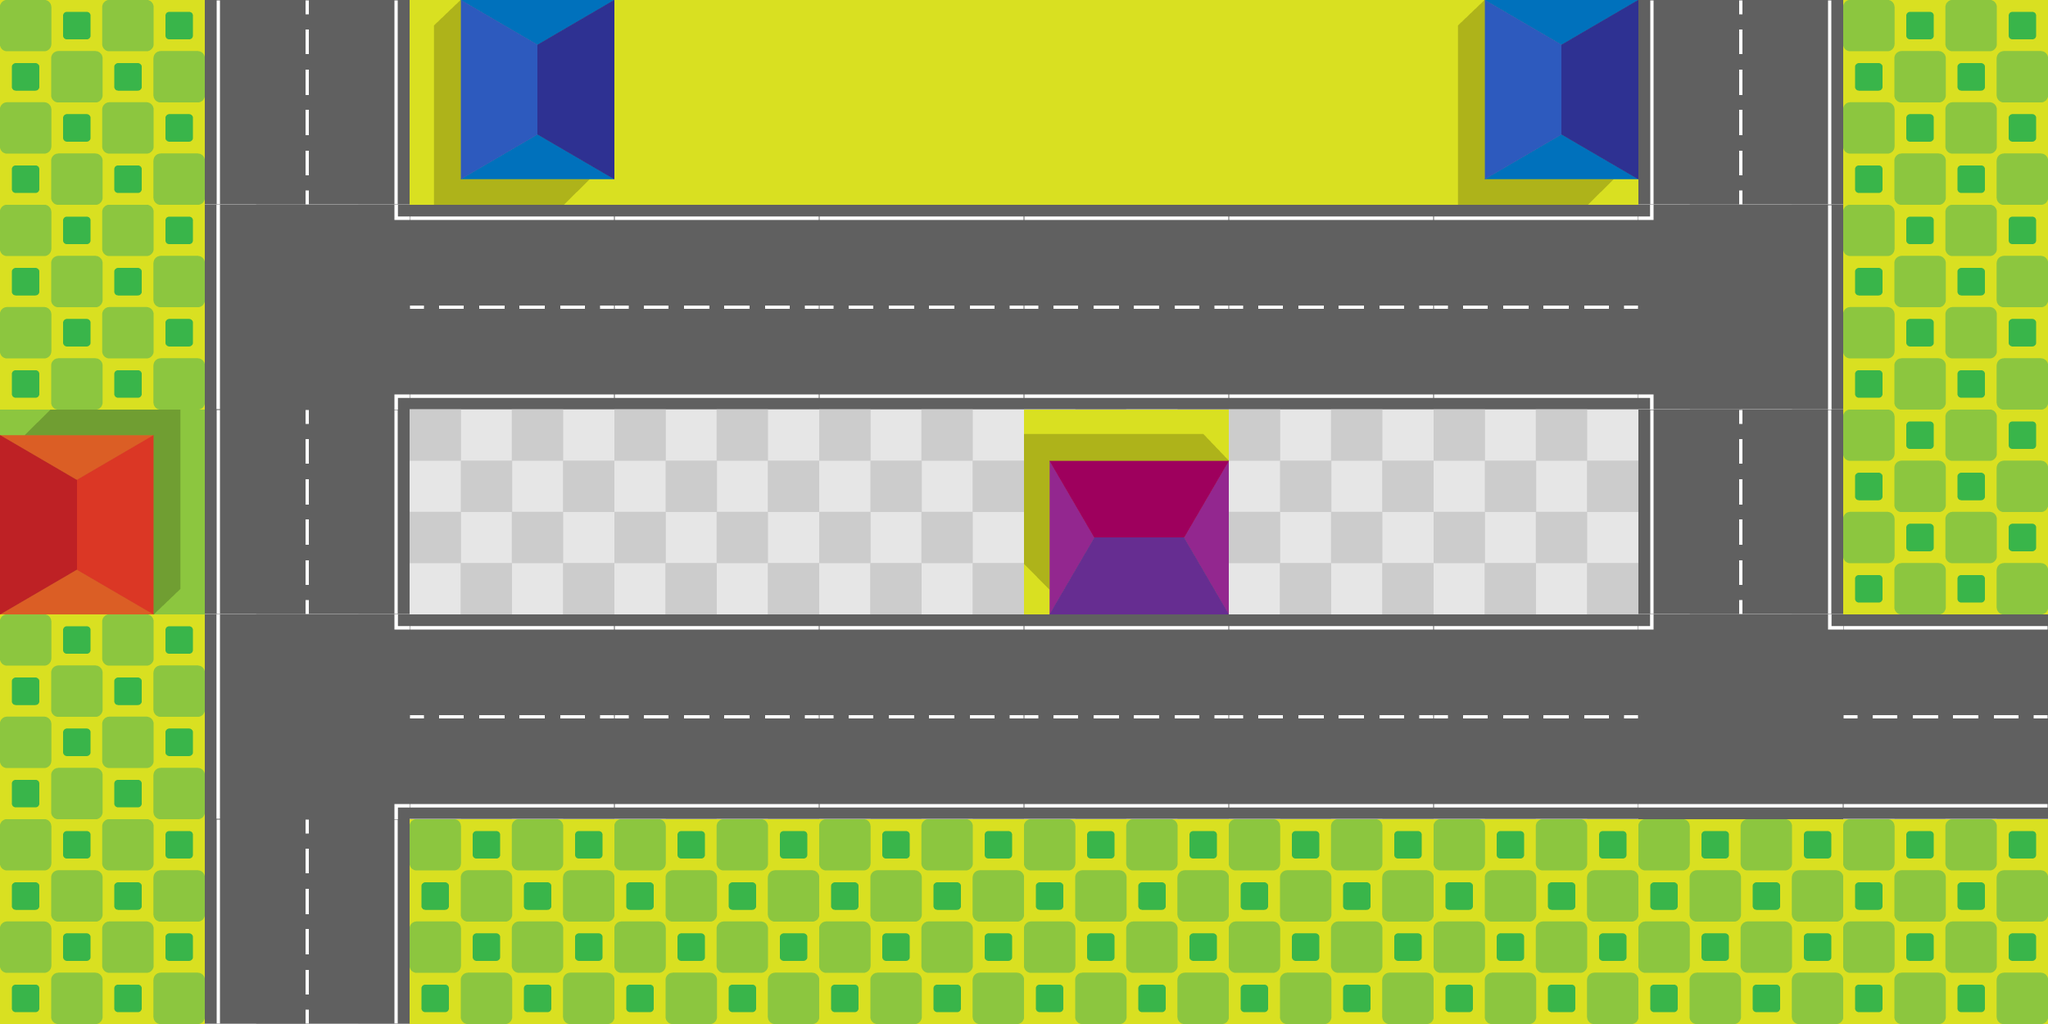

Rendered tile map (Tiled .tmx) drawn with the repository's tilesets; below, a short description and the full map source, tile grids included:
An orthogonal 10x5 tile map with 250x250 px tiles, 1 tile layer (Tile Layer 1) and 5 objects (5x roadBorder).

<map version="1.4" tiledversion="1.4.1" orientation="orthogonal" renderorder="right-down" width="10" height="5" tilewidth="250" tileheight="250" infinite="0" nextlayerid="3" nextobjectid="10">
 <tileset firstgid="1" name="traffic_tiles" tilewidth="250" tileheight="250" tilecount="42" columns="7">
  <image source="../textures/tiles_sheet.png" trans="41ffef" width="1750" height="1500" />
 </tileset>
 <layer id="1" name="Tile Layer 1" width="10" height="5" locked="1">
  <data encoding="csv">
24,5,42,37,37,37,37,42,5,24,
24,2,6,6,6,6,6,6,4,24,
40,5,10,10,10,39,10,10,5,24,
24,2,6,6,6,6,6,6,1,6,
24,5,24,24,24,24,24,24,24,24
</data>
 </layer>
 <objectgroup id="2" name="Object Layer 1">
  <object id="2" type="roadBorder" x="501.494" y="-5.57216" width="1498.91" height="250.747" />
  <object id="4" type="roadBorder" x="2.78608" y="0" width="247.961" height="1248.16" />
  <object id="5" type="roadBorder" x="504.28" y="1000.2" width="1994.83" height="245.175" />
  <object id="6" type="roadBorder" x="2251.15" y="0" width="247.961" height="749.455" />
  <object id="7" type="roadBorder" x="498.708" y="498.708" width="1498.91" height="253.533" />
 </objectgroup>
</map>